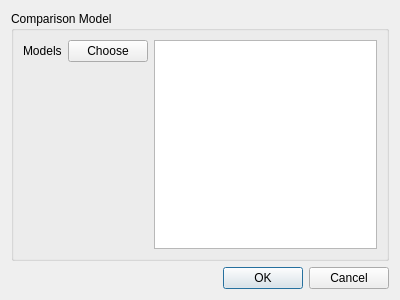
<?xml version="1.0" encoding="UTF-8"?>
<ui version="4.0">
 <class>Dialog</class>
 <widget class="QDialog" name="Dialog">
  <property name="geometry">
   <rect>
    <x>0</x>
    <y>0</y>
    <width>400</width>
    <height>300</height>
   </rect>
  </property>
  <property name="windowTitle">
   <string>Comparision</string>
  </property>
  <layout class="QVBoxLayout" name="verticalLayout">
   <item>
    <widget class="QGroupBox" name="groupBox">
     <property name="title">
      <string>Comparison Model</string>
     </property>
     <layout class="QHBoxLayout" name="horizontalLayout_2">
      <item>
       <layout class="QVBoxLayout" name="verticalLayout_2">
        <item>
         <layout class="QHBoxLayout" name="horizontalLayout">
          <item>
           <widget class="QLabel" name="label">
            <property name="text">
             <string>Models</string>
            </property>
           </widget>
          </item>
          <item>
           <widget class="QPushButton" name="BtnChoose">
            <property name="text">
             <string>Choose</string>
            </property>
           </widget>
          </item>
         </layout>
        </item>
        <item>
         <spacer name="verticalSpacer">
          <property name="orientation">
           <enum>Qt::Vertical</enum>
          </property>
          <property name="sizeHint" stdset="0">
           <size>
            <width>20</width>
            <height>40</height>
           </size>
          </property>
         </spacer>
        </item>
       </layout>
      </item>
      <item>
       <widget class="QListView" name="LVModel"/>
      </item>
     </layout>
    </widget>
   </item>
   <item>
    <widget class="QDialogButtonBox" name="buttonBox">
     <property name="standardButtons">
      <set>QDialogButtonBox::Cancel|QDialogButtonBox::Ok</set>
     </property>
    </widget>
   </item>
  </layout>
 </widget>
 <resources/>
 <connections/>
</ui>
